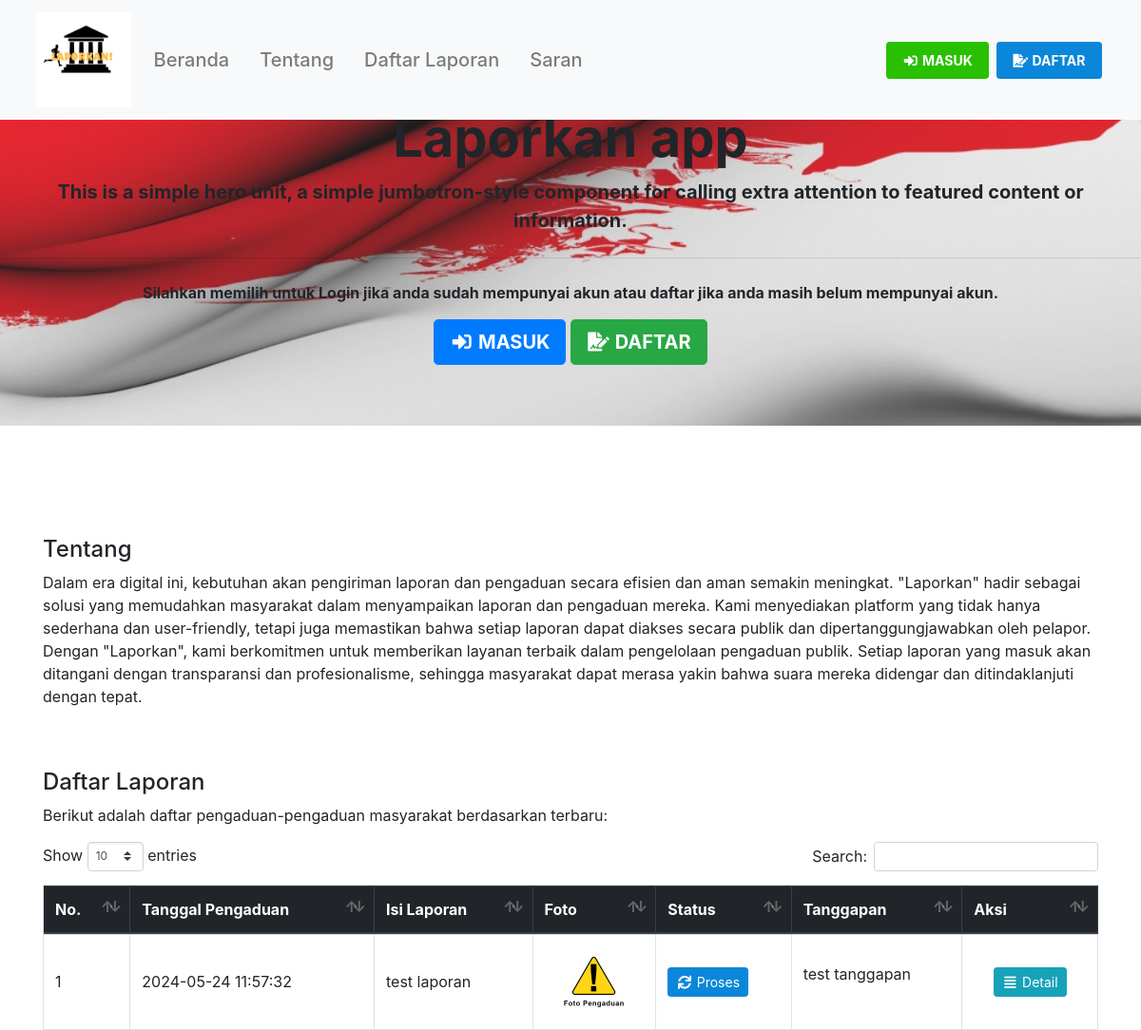
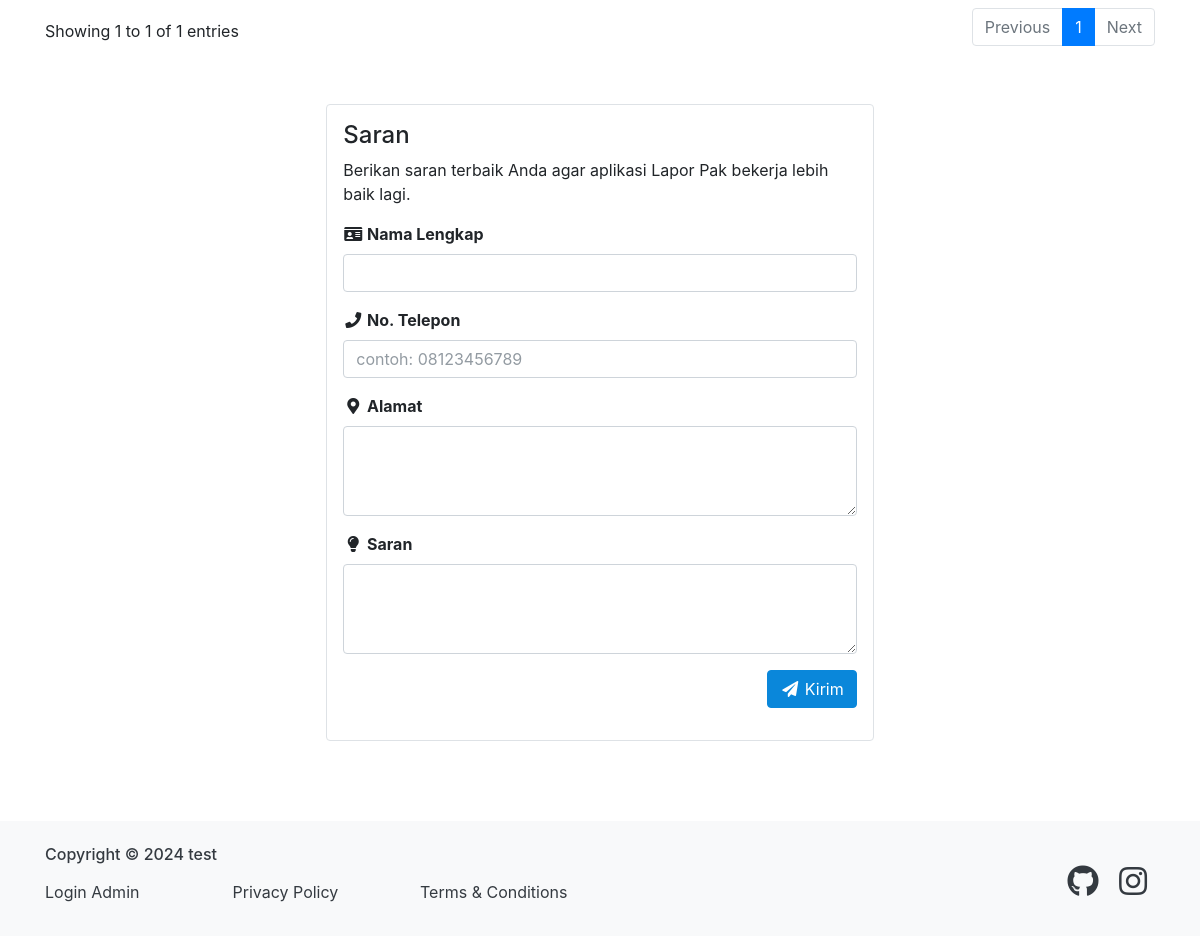
The page / on the database its author committed (2 pictures, top to bottom).
### tables this page shows
CREATE TABLE `pengaduan` (
  `id_pengaduan` int(11) NOT NULL,
  `isi_laporan` text NOT NULL,
  `tgl_pengaduan` datetime NOT NULL,
  `foto` varchar(500) DEFAULT 'default.png',
  `status_pengaduan` enum('belum_ditanggapi','proses','valid','pengerjaan','selesai','tidak_valid') NOT NULL DEFAULT 'belum_ditanggapi',
  `id_masyarakat` int(11) NOT NULL,
  `id_kelurahan` int(11) NOT NULL
);

CREATE TABLE `tanggapan` (
  `id_tanggapan` int(11) NOT NULL,
  `isi_tanggapan` text NOT NULL,
  `tgl_tanggapan` datetime NOT NULL,
  `status_tanggapan` enum('proses','valid','pengerjaan','selesai','tidak_valid') NOT NULL,
  `foto_tanggapan` varchar(500) NOT NULL DEFAULT 'default.png',
  `id_pengaduan` int(11) NOT NULL,
  `id_user` int(11) NOT NULL
);

### application/controllers/Landing.php (called while the page is built, shortened)
<?php
class Landing extends CI_Controller
{
	public function __construct()
	{
		$this->load->model('Pengaduan_model', 'pemo');
		$this->load->model('Landing_model', 'lamo');
		$this->load->model('Tanggapan_model', 'tamo');
	}
	public function index()
	{
		$data['pengaduan']	= $this->pemo->getPengaduan();
		$data['title'] = 'Lapor Pak';
		$this->load->view('templates/header', $data);
		$this->load->view('landing/index', $data);
		$this->load->view('templates/footer', $data);
	}
}

### index.php (called while the page is built, shortened)
<?php
require_once BASEPATH.'core/CodeIgniter.php';

### application/models/Pengaduan_model.php (called while the page is built, shortened)
<?php
class Pengaduan_model extends CI_Model
{
	public function getPengaduan()
	{
		$this->db->join('masyarakat', 'pengaduan.id_masyarakat=masyarakat.id_masyarakat');
		$this->db->order_by('id_pengaduan', 'desc');
		return $this->db->get('pengaduan')->result_array();
	}
}

### application/views/landing/index.php (the view, shortened to what this page needs)
<div class="jumbotron jumbotron-fluid text-center mt-5" style="background-image: url('<?= base_url('assets/img/img_properties/merahputih.jpg'); ?>'); background-size: cover; background-position: center;">
  <h1 class="display-4 font-weight-bold">Laporkan app</h1>
  <p class="lead font-weight-bold">This is a simple hero unit, a simple jumbotron-style component for calling extra attention to featured content or information.</p>
  <hr class="my-4">
  <p class="font-weight-bold">Silahkan memilih untuk Login jika anda sudah mempunyai akun atau daftar jika anda masih belum mempunyai akun.</p>
  <a class="btn btn-primary btn-lg font-weight-bold" href="http://localhost/laporkan-app/landing/masuk"><i class="fas fa-fw fa-sign-in-alt"></i> MASUK</a>
  <a class="btn btn-success btn-lg font-weight-bold" href="http://localhost/laporkan-app/landing/daftar"><i class="fas fa-fw fa-file-signature"></i> DAFTAR</a>
</div>
<header>
	<nav class="navbar navbar-expand-lg navbar-light bg-light fixed-top">
	  <div class="container">
	    <a class="navbar-brand" href="<?= base_url(); ?>">
	      <img src="<?= base_url('assets/img/img_properties/favicon-text.png'); ?>" class="d-inline-block align-top img-fluid img-w-100">
	    </a>
	    <div class="collapse navbar-collapse" id="navbarNavAltMarkup">
	      <div class="navbar-nav">
		  <a class="nav-link page-scroll" href=""><h5 class="my-auto">Beranda</h5></a>
	        <a class="nav-link page-scroll" href="#tentang"><h5 class="my-auto">Tentang</h5></a>
	        <a class="nav-link page-scroll" href="#daftar_laporan"><h5 class="my-auto">Daftar Laporan</h5></a>
	        <a class="nav-link page-scroll" href="#saran"><h5 class="my-auto">Saran</h5></a>
	      </div>
	      <div class="navbar-nav ml-auto">
	        <a class="nav-link btn btn-sm font-weight-bold m-1 btn-login" href="<?= base_url('landing/masuk'); ?>"><i class="fas fa-fw fa-sign-in-alt"></i> MASUK</a>
	        <a class="nav-link btn btn-sm font-weight-bold m-1 btn-danger text-white" href="<?= base_url('landing/daftar'); ?>"><i class="fas fa-fw fa-file-signature"></i> DAFTAR</a>
	      </div>
	    </div>
	  </div>
	</nav>
</header>
<main class="flex-shrink-0">
	<div class="container pb-5">
		<div class="row py-4" id="tentang">
			<div class="col-lg">
				<h4>Tentang</h4>
				<p>Dalam era digital ini, kebutuhan akan pengiriman laporan dan pengaduan secara efisien dan aman semakin meningkat. "Laporkan" hadir sebagai solusi yang memudahkan masyarakat dalam menyampaikan laporan dan pengaduan mereka. Kami menyediakan platform yang tidak hanya sederhana dan user-friendly, tetapi juga memastikan bahwa setiap laporan dapat diakses secara publik dan dipertanggungjawabkan oleh pelapor. Dengan "Laporkan", kami berkomitmen untuk memberikan layanan terbaik dalam pengelolaan pengaduan publik. Setiap laporan yang masuk akan ditangani dengan transparansi dan profesionalisme, sehingga masyarakat dapat merasa yakin bahwa suara mereka didengar dan ditindaklanjuti dengan tepat.</p>
			</div>
		</div>
		<div class="row py-4" id="daftar_laporan">
  <div class="col-lg">
    <h4>Daftar Laporan</h4>
    <p class="text-justify">Berikut adalah daftar pengaduan-pengaduan masyarakat berdasarkan terbaru:</p>
	<div class="table-responsive">
  <table class="table table-bordered" id="table_id">
    <thead class="thead-dark">
      <tr>
        <th class="align-middle">No.</th>
        <th class="align-middle">Tanggal Pengaduan</th>
        <th class="align-middle">Isi Laporan</th>
        <th class="align-middle">Foto</th>
        <th class="align-middle">Status</th>
        <th class="align-middle">Tanggapan</th>
        <th class="align-middle">Aksi</th>
      </tr>
    </thead>
    <tbody>
      <?php $i = 1; ?>
      <?php foreach ($pengaduan as $dp): ?>
        <?php
          $getTanggapan = $this->db->order_by('tanggapan.id_tanggapan', 'desc')->get_where('tanggapan', ['id_pengaduan' => $dp['id_pengaduan']])->row_array();
          $status = explode('_', $dp['status_pengaduan']);
          $status = implode(' ', $status);
          $status = ucwords($status);
        ?>
        <tr>
          <td class="align-middle"><?= $i++; ?></td>
          <td class="align-middle"><?= $dp['tgl_pengaduan']; ?></td>
          <td class="align-middle"><?= $dp['isi_laporan']; ?></td>
          <td class="align-middle text-center">
            <a href="<?= base_url('assets/img/img_pengaduan/') . $dp['foto']; ?>" class="enlarge">
              <img src="<?= base_url('assets/img/img_pengaduan/') . $dp['foto']; ?>" class="img-fluid img-w-75-hm-100" alt="<?= $dp['foto']; ?>">
            </a>
          </td>
          <td class="align-middle">
            <?php if ($dp['status_pengaduan'] == 'proses'): ?>
              <button type="button" class="btn btn-sm text-center btn-danger"><i class="fas fa-fw fa-sync"></i> <?= $status; ?></button>
            <?php elseif ($dp['status_pengaduan'] == 'valid'): ?>
              <button type="button" class="btn btn-sm text-center btn-success"><i class="fas fa-fw fa-check"></i> <?= $status; ?></button>
            <?php elseif ($dp['status_pengaduan'] == 'pengerjaan'): ?>
              <button type="button" class="btn btn-sm text-center btn-warning"><i class="fas fa-fw fa-hammer"></i> <?= $status; ?></button>
            <?php elseif ($dp['status_pengaduan'] == 'selesai'): ?>
              <button type="button" class="btn btn-sm text-center btn-primary"><i class="fas fa-fw fa-check-double"></i> <?= $status; ?></button>
            <?php elseif ($dp['status_pengaduan'] == 'tidak_valid'): ?>
              <button type="button" class="btn btn-sm text-center btn-secondary"><i class="fas fa-fw fa-times"></i> <?= $status; ?></button>
            <?php else: ?>
              <button type="button" class="btn btn-sm text-center btn-secondary"><i class="fas fa-fw fa-times"></i> <?= $status; ?></button>
            <?php endif ?>
          </td>
          <td class="align-middle">
            <?php if ($getTanggapan): ?>
              <?php if ($getTanggapan['status_tanggapan'] == 'proses'): ?>
                <p><?= $getTanggapan['isi_tanggapan']; ?></p>
              <?php elseif ($getTanggapan['status_tanggapan'] == 'valid'): ?>
                <p><?= $getTanggapan['isi_tanggapan']; ?></p>
              <?php elseif ($getTanggapan['status_tanggapan'] == 'pengerjaan'): ?>
                <p><?= $getTanggapan['isi_tanggapan']; ?></p>
              <?php elseif ($getTanggapan['status_tanggapan'] == 'selesai'): ?>
                <p><?= $getTanggapan['isi_tanggapan']; ?></p>
              <?php elseif ($getTanggapan['status_tanggapan'] == 'tidak_valid'): ?>
                <p><?= $getTanggapan['isi_tanggapan']; ?></p>
              <?php endif ?>
            <?php else: ?>
              <p>-</p>
            <?php endif ?>
          </td>
          <td class="align-middle text-center">
            <a href="<?= base_url('landing/detailPengaduan/' . $dp['id_pengaduan']); ?>" class="btn btn-sm btn-info m-1"><i class="fas fa-fw fa-align-justify"></i> Detail</a>
          </td>
        </tr>
      <?php endforeach ?>
    </tbody>
  </table>
</div>
  </div>
</div>
		<div class="row py-4 justify-content-center" id="saran">
			<div class="col-lg-6 my-2">
				<div class="border p-3 rounded">
					<h4>Saran</h4>
					<p>Berikan saran terbaik Anda agar aplikasi Lapor Pak bekerja lebih baik lagi.</p>
					<form action="<?= base_url('landing/saran'); ?>" method="post">
						<div class="form-group">
							<label for="nama"><i class="fas fa-fw fa-id-card"></i> Nama Lengkap</label>
							<input type="text" id="nama" class="form-control <?= (form_error('nama')) ? 'is-invalid' : ''; ?>" name="nama" required value="<?= set_value('nama'); ?>">
						</div>
						<div class="form-group">
							<label for="no_telepon"><i class="fas fa-fw fa-phone"></i> No. Telepon</label>
							<input type="number" id="no_telepon" class="form-control <?= (form_error('no_telepon')) ? 'is-invalid' : ''; ?>" name="no_telepon" required placeholder="contoh: 08123456789" value="<?= set_value('no_telepon'); ?>">
						</div>
						<div class="form-group">
							<label for="alamat"><i class="fas fa-fw fa-map-marker-alt"></i> Alamat</label>
							<textarea id="alamat" class="form-control <?= (form_error('alamat')) ? 'is-invalid' : ''; ?>" name="alamat" required><?= set_value('alamat'); ?></textarea>
						</div>
						<div class="form-group">
							<label for="saran"><i class="fas fa-fw fa-lightbulb"></i> Saran</label>
							<textarea id="saran" class="form-control <?= (form_error('saran')) ? 'is-invalid' : ''; ?>" name="saran" required><?= set_value('saran'); ?></textarea>
						</div>
						<div class="form-group text-right">
							<button type="submit" class="btn btn-danger"><i class="fas fa-fw fa-paper-plane"></i> Kirim</button>
						</div>
					</form>
				</div>
			</div>
		</div>
	</div>
</main>

### assets/css/zona_lapor.css (style rules this page uses)
main > .container { padding: 60px 15px 0; }
.img-w-75-hm-100 { max-height: 100px !important; width: 75px !important; }
.img-w-100 { width: 100px !important; }
textarea { min-height: 90px; max-height: 210px; }
.btn-login { background: #29c003 !important; border: 1px solid #29c003; color: #ffffff !important; }

### rows shown on the page
pengaduan: tgl_pengaduan "2024-05-24 11:57:32", isi_laporan "test laporan", foto (placeholder picture), status_pengaduan "Proses", tanggapan.isi_tanggapan "test tanggapan"
